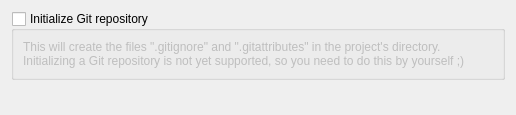
<?xml version="1.0" encoding="UTF-8"?>
<ui version="4.0">
 <class>librepcb::editor::NewProjectWizardPage_VersionControl</class>
 <widget class="QWizardPage" name="librepcb::editor::NewProjectWizardPage_VersionControl">
  <property name="geometry">
   <rect>
    <x>0</x>
    <y>0</y>
    <width>516</width>
    <height>115</height>
   </rect>
  </property>
  <property name="title">
   <string>Version Control</string>
  </property>
  <property name="subTitle">
   <string>Specify if the project should be put under version control.</string>
  </property>
  <layout class="QVBoxLayout" name="verticalLayout">
   <item>
    <widget class="QGroupBox" name="gbxInitGitRepo">
     <property name="title">
      <string>Initialize Git repository</string>
     </property>
     <property name="checkable">
      <bool>true</bool>
     </property>
     <property name="checked">
      <bool>false</bool>
     </property>
     <layout class="QVBoxLayout" name="verticalLayout_2">
      <item>
       <widget class="QLabel" name="label">
        <property name="text">
         <string>This will create the files &quot;.gitignore&quot; and &quot;.gitattributes&quot; in the project's directory. Initializing a Git repository is not yet supported, so you need to do this by yourself ;)</string>
        </property>
        <property name="wordWrap">
         <bool>true</bool>
        </property>
       </widget>
      </item>
     </layout>
    </widget>
   </item>
   <item>
    <spacer name="verticalSpacer">
     <property name="orientation">
      <enum>Qt::Vertical</enum>
     </property>
     <property name="sizeHint" stdset="0">
      <size>
       <width>20</width>
       <height>40</height>
      </size>
     </property>
    </spacer>
   </item>
  </layout>
 </widget>
 <resources/>
 <connections/>
</ui>
